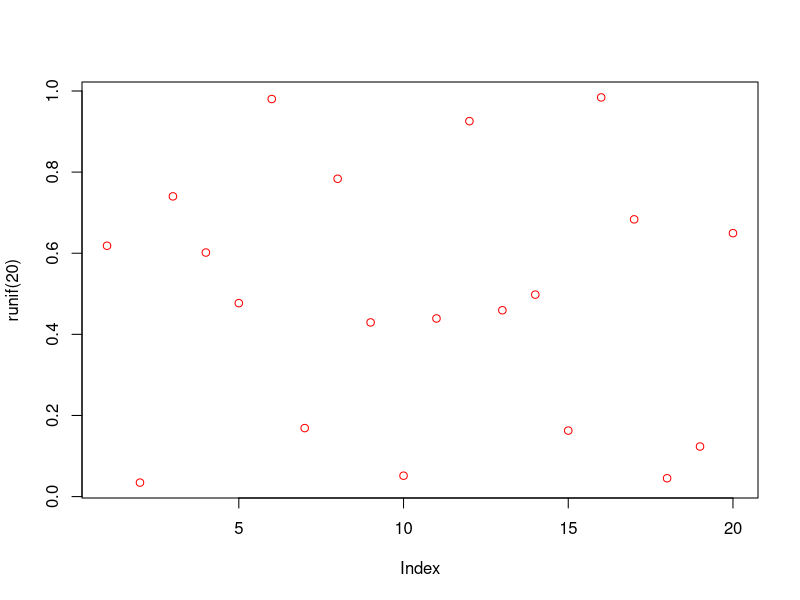
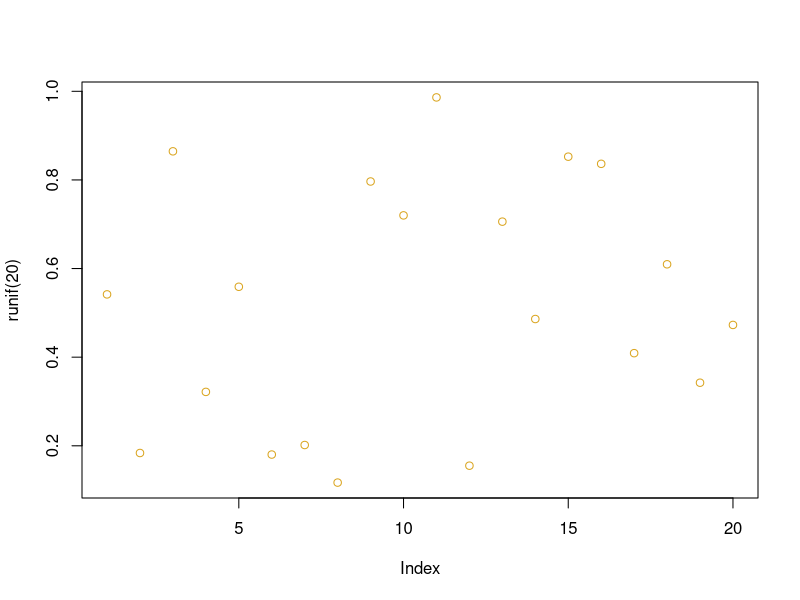
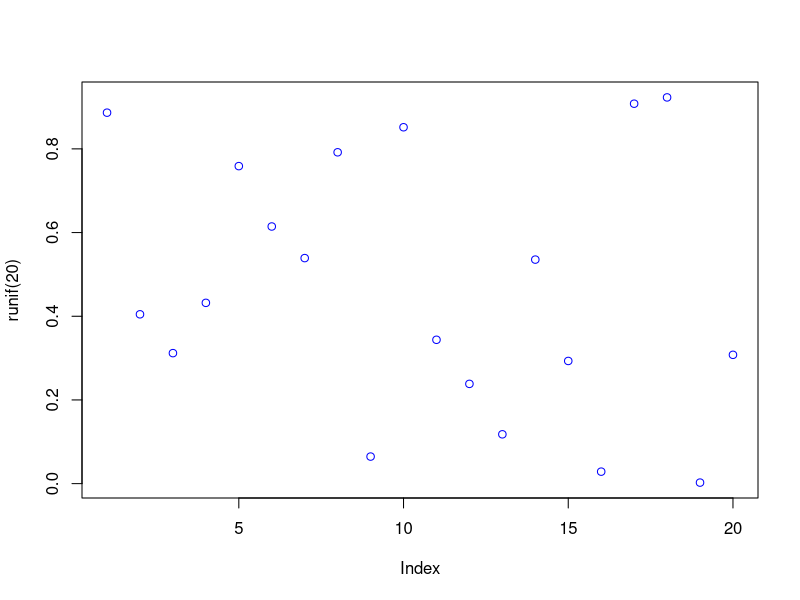
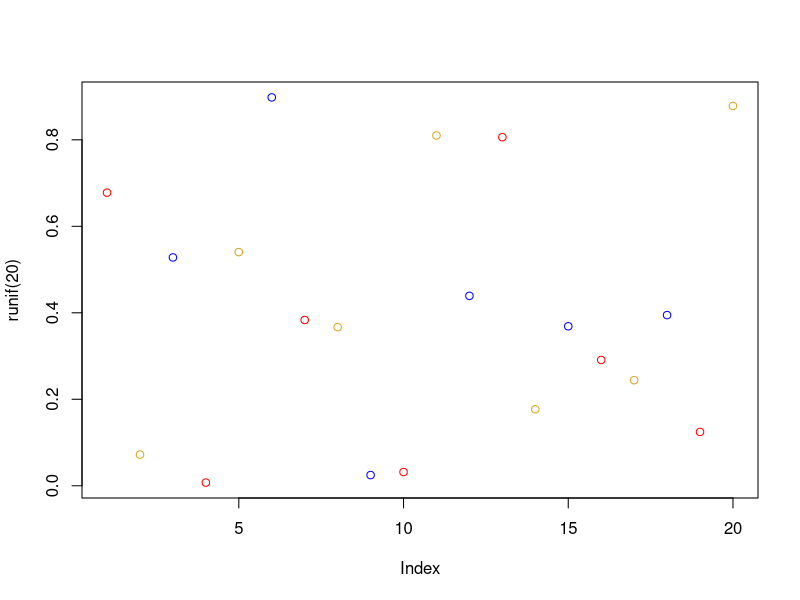

These figures' R source, in order:
# Control Functions in R
# 04 Feburary 2016
# NJG

#----------------------------------------
# The If statement if (cond) expression

TellWeather <- function(sky="blue") {
if (sky=="blue") cat("The weather is clear!") 
  
}

#----------------------------------------
# Compund IF statement if(cond) {expr1 expr2.....}
TellWeather2 <- function(sky="blue") {
if (sky=="blue") {
  Temp <- sample(70:90,1)
  cat("The weather is clear!","\n", "The temperature is", Temp,"degrees!", "\n") 
}  
  
}
#----------------------------------------
# Compund IF statement and ELSE IF statement if(cond) expr1 else alt.expr
TellWeather3 <- function(sky="blue") {
if (sky=="blue") {
  Temp <- sample(70:90,1)
  cat("The weather is clear!","\n", "The temperature is", Temp,"degrees!", "\n") } else {
  Temp <- sample(30:60,1)
  cat("The weather is not clear!","\n", "The temperature is", Temp,"degrees!", "\n") 
} 
  
} 
#----------------------------------------
  
# Compund IF statement and ELSE IF ELSE statement
TellWeather4 <- function(sky="blue") {
if (sky=="blue") {
  Temp <- sample(70:90,1)
  cat("The weather is clear!","\n", "The temperature is", Temp,"degrees!", "\n") } else if(sky=="gray"){
  Temp <- sample(30:60,1)
  cat("The weather is not clear!","\n", "The temperature is", Temp,"degrees!", "\n") 
} else {cat("The weather is uncertain! Open the window!") 
  
} 
  
}

#----------------------------------------
# being clear is better than being fast
TellWeather5 <- function(sky="blue") {
if (sky=="blue") {
  Temp <- sample(70:90,1)
  cat("The weather is clear!","\n", "The temperature is", Temp,"degrees!", "\n") } 
  
if(sky=="gray"){
  Temp <- sample(30:60,1)
  cat("The weather is not clear!","\n", "The temperature is", Temp,"degrees!", "\n")  
} 
  
if(!(sky %in% c("blue","gray"))){
  cat("The weather is uncertain! Open the window!") 
}
}
  
#----------------------------------------
#IFELSE for useful vectorized operations
# ifelse(test,yes,no)

z <- runif(10)
ifelse(z>0.5,3,0)
z
#----------------------------------------
# The For Loop
# for (var in seq) expr

# Summing the squares of numbers with a simple for loop

z <- seq(1,3)
x <- 0
for (i in z) {
  x <- x + i^2
}
x

# more typical
z <- 3
x <- 0
for (i in 1:z) {
  x <- x + i^2
}
# much easier to do this with a vector
z <- 1:3
z <-sum(z^2)
z

# sequence can be used to as an index of a vector

z <- c(3.3,4,10)
myvec <- vector(mode="numeric",length=length(z))
for (i in 1:length(z)) {
  myvec[i] <- z[i]^2
}
myvec
  

# text elements can also be cycled

z <- c("red","goldenrod","blue")
for (i in 1:length(z)){
  plot(runif(20),col=z[i])
}

# without a for loop, we only get one plot
plot(runif(20),col=z)

# double loops for matrix work

m <- matrix(1:12,nrow=4,byrow=TRUE)
for (i in 1:nrow(m)){
  for (j in 1:ncol(m)){
    z <- runif(1)
    m[i,j] <- m[i,j] + z
  }
}  
# results sensitive to placement of statements inside loops!
# move z statement out of innermost loop

m <- matrix(1:12,nrow=4,byrow=TRUE)
for (i in 1:nrow(m)){
    z <- runif(1)
  for (j in 1:ncol(m)){
    m[i,j] <- m[i,j] + z
  }
}    

# move the z statement out of both loops
m <- matrix(1:12,nrow=4,byrow=TRUE)
    z <- runif(1)
for (i in 1:nrow(m)){
  for (j in 1:ncol(m)){
    m[i,j] <- m[i,j] + z
  }
}    

# to add constant to columns, switch loops and operate on columns first
m <- matrix(1:12,nrow=4,byrow=TRUE)
for (j in 1:ncol(m)){
    z <- runif(1)
  for (i in 1:nrow(m)){
    m[i,j] <- m[i,j] + z
  }
}    
